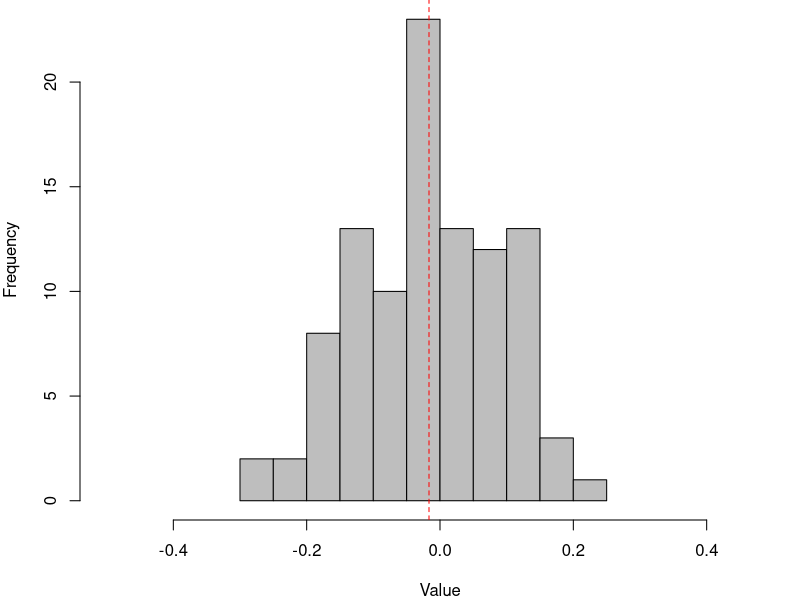
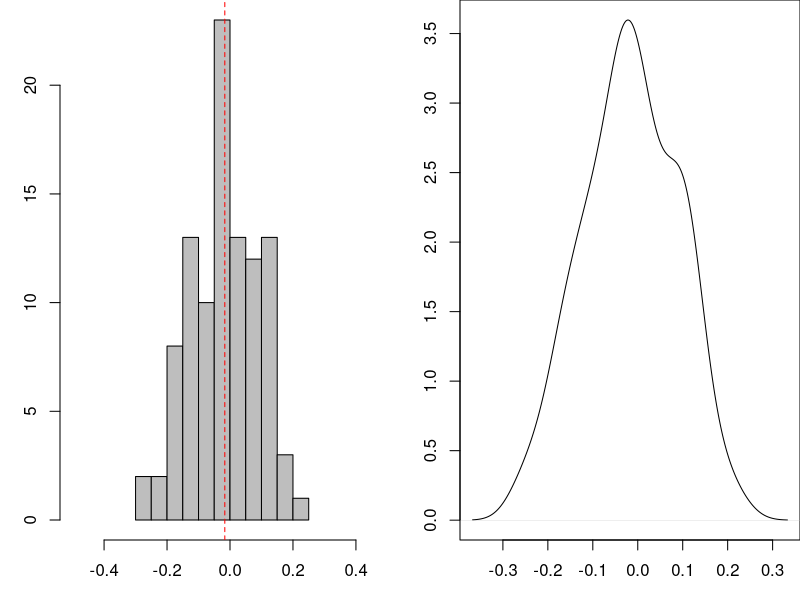

R code for these plots, in order:
## ---- chunk 1
# Generate random variable
x<-rnorm(100,0,0.1) # Generate 100 random samples from a normal distribution 
# Plot results
par(mar=c(4,4,0,0))
hist(x,xlim=c(-0.5,0.5),main="",ylab="Frequency",xlab="Value",breaks=15,col="gray")
abline(v=mean(x),col="red",lty=2) # Plot mean with red vertical line
## ---- chunk 2
# Compute summary statistics of the 100 random values created earlier
summary(x,digits=5) 
## ---- chunk 3
library(raster)
## ---- chunk 4
library(raster)
## ---- chunk 5
par(mfrow=c(1,2),mar=c(3,3,0,0))
hist(x,xlim=c(-0.5,0.5),main="",ylab="Frequency",xlab="Value",breaks=15,col="gray")
abline(v=mean(x),col="red",lty=2) 
plot(density(x),ylab="Frequency",main="")
